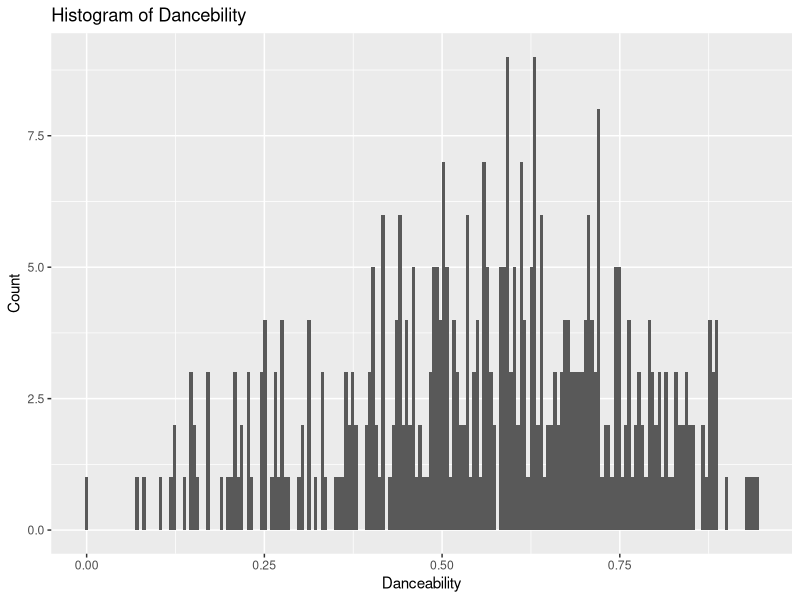
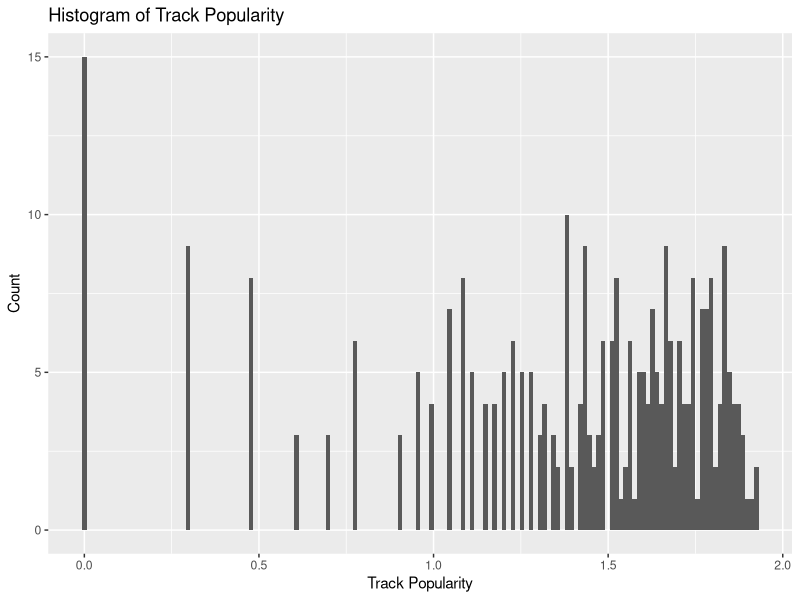

The R source for these figures, in order: (Note: this script raises an error after producing the figures.)
## ---- chunk 1
knitr::opts_chunk$set(echo = TRUE)
## ---- chunk 2
library(readr)
library(ggplot2)
library(tidyverse)

## ---- chunk 3
spotify_data <- read_csv("spotify_data.csv")
View(spotify_data)
## ---- chunk 4
danceability_plot <- spotify_data%>%ggplot() + 
  aes(x=danceability) + geom_histogram(bins=200) +
  labs(x = "Danceability", y = "Count", title = "Histogram of Dancebility")
popularity_plot <- spotify_data%>%ggplot() + 
  aes(x= log10(track_popularity)) + geom_histogram(bins=150) +
  labs(x = "Track Popularity", y = "Count", title = "Histogram of Track Popularity") 
danceability_plot/popularity_plot
## transform zeros to ones then run the log
## ---- chunk 5
ggplot(spotify_data, aes(x=danceability, y=log10(track_popularity))) + geom_point()+
  geom_smooth(se = FALSE)+
  labs(
    title = "Track Popularity vs Dance Ability",
    x = "Dance Ability",
    y = "Track Popularity"
  ) 
## ---- chunk 6
ggplot(spotify_data, aes(x=artist_popularity, y=log10(track_popularity))) + geom_point()+
  geom_smooth(se = FALSE)+
  labs(
    title = "Artist Popularity vs Track Popularity",
    x = "Artist Popularity",
    y = "Track Popularity"
  ) 
## ---- chunk 7
nrow(spotify_data)
dropped <- distinct(spotify_data, id, .keep_all = TRUE)

nrow(dropped)
## ---- chunk 8
outcome_histogram <- spotify_data%>%mutate(cost_per_vote = danceability / log10(track_popularity)) %>%
  ggplot() +
  aes(x=log10(cost_per_vote)) +
  geom_histogram(bins=50)  + 
  labs(
    title = "Histogram of Dancebility per Track Popularity",
    x = "Dancebility per Track Popularity",
    y = "Count"
  ) 
outcome_histogram
